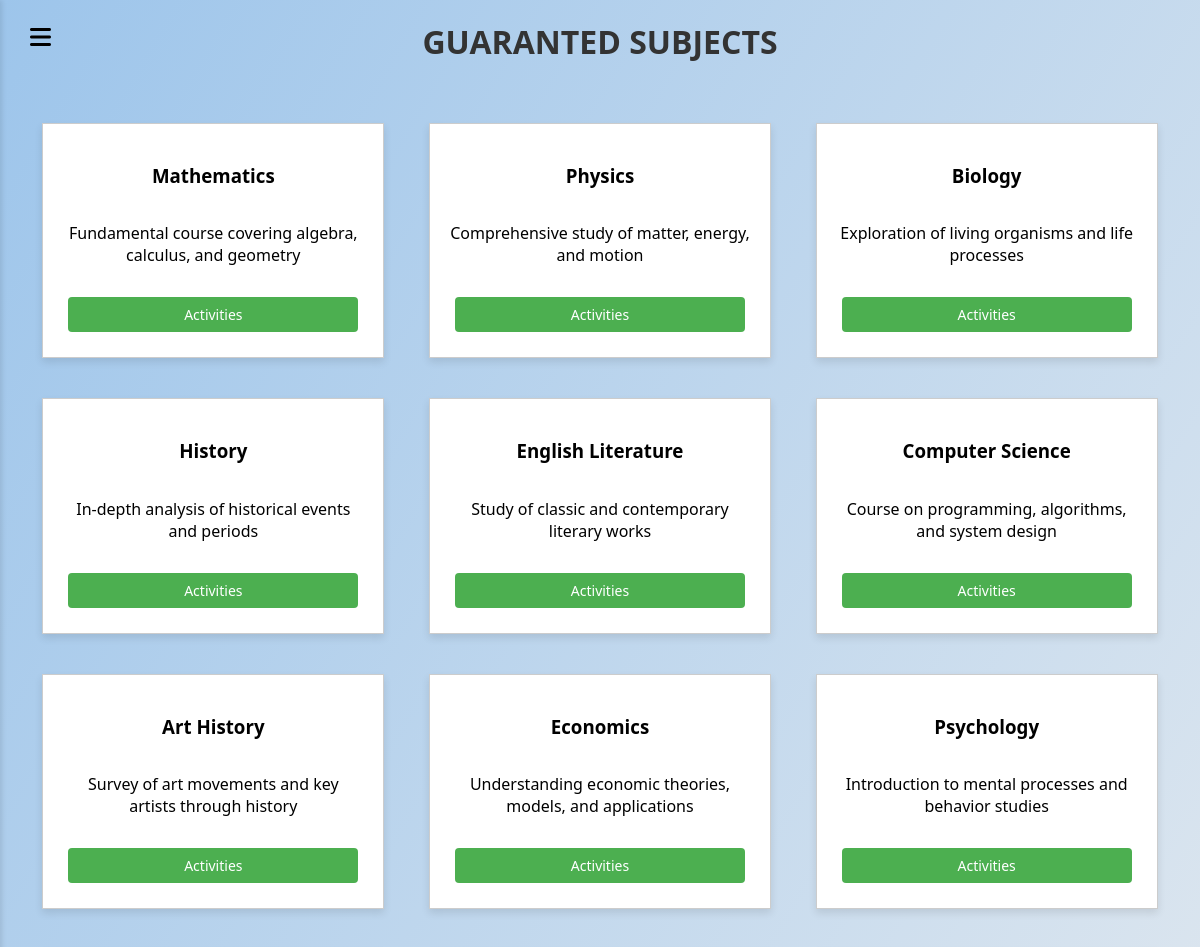
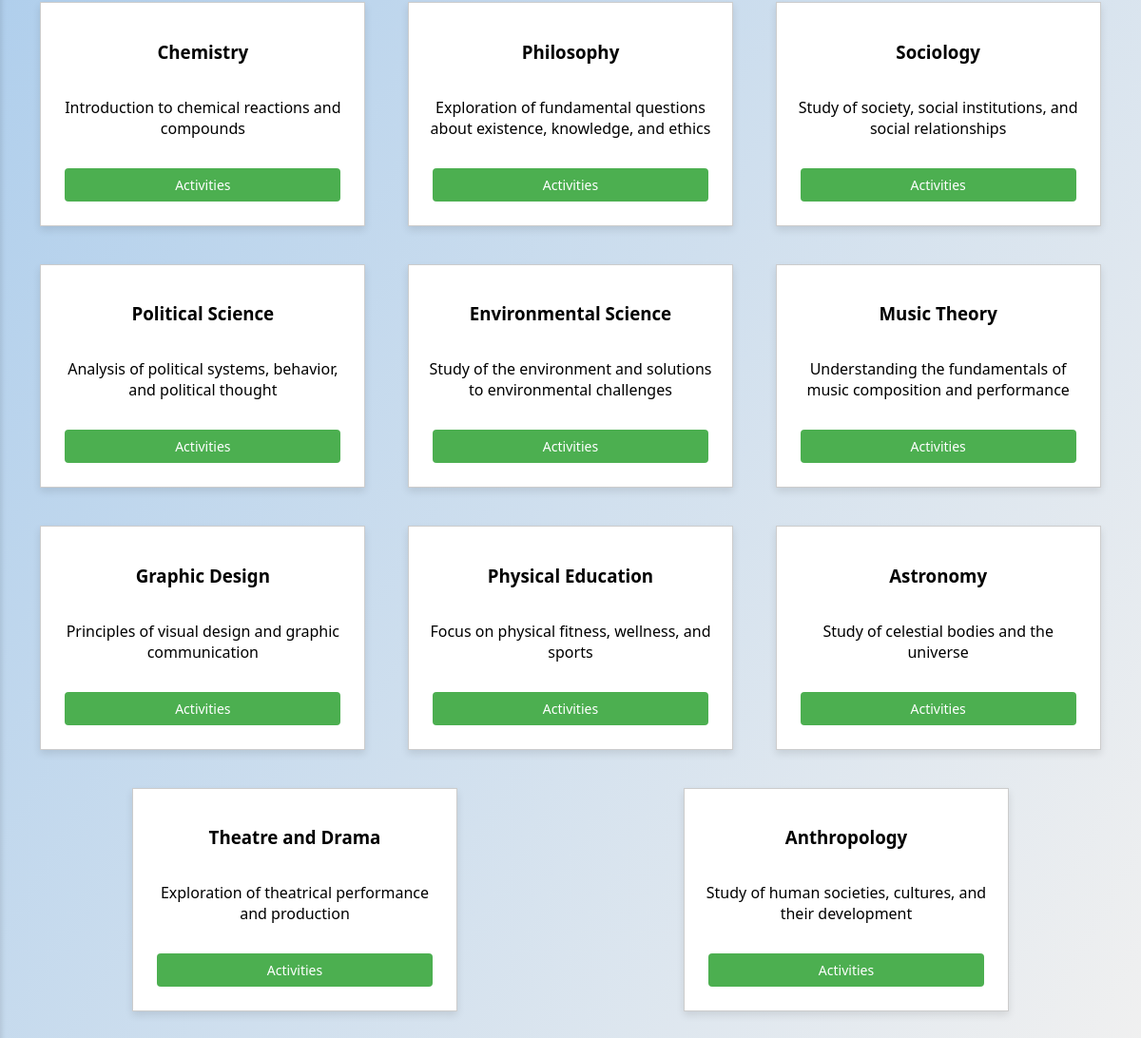
The app's page /Pages/Guarantor/guaranted_sub_page.php (signed in) with its own data (2 pictures, top to bottom).
### tables this page shows
CREATE TABLE SUBJECTS (
     
    subject_ID INT AUTO_INCREMENT NOT NULL PRIMARY KEY,
     
    guarantor_ID INT REFERENCES USERS(user_ID),
     
    title VARCHAR(50) NOT NULL,
    abbervation VARCHAR(4) NOT NULL UNIQUE,
    credits INT NOT NULL,
    subj_description VARCHAR(500)
);

### Pages/Guarantor/guaranted_sub_page.php (the view, shortened to what this page needs)
<?php
require '../../Database/db_connect.php';
if($_SESSION['user_role'] == 'Guarantor'){
    $stmt = $pdo->prepare("SELECT username, title, subj_description, subject_ID FROM SUBJECTS AS s JOIN USERS AS u ON s.guarantor_ID = u.user_ID WHERE username = ?");
    $stmt->execute([$_SESSION['username']]);
}
else{
    $stmt = $pdo->prepare("SELECT title, subj_description, subject_ID FROM SUBJECTS");
    $stmt->execute();
}
$subs = $stmt->fetchAll(PDO::FETCH_ASSOC);
?>
<!DOCTYPE html>
<html lang="en">
<head>
    <link rel="stylesheet" href="../../Styles/style.css">
    <link rel="stylesheet" href="../../Styles/guarant_style.css">
    <link rel="stylesheet" href="../../Styles/anotations_style.css">
    <link rel="stylesheet" href="../../Styles/sidebar_style.css">
    <link rel="stylesheet" href="https://cdnjs.cloudflare.com/ajax/libs/font-awesome/6.0.0-beta3/css/all.min.css">
    <link rel="stylesheet" href="../../Styles/activity_style.css">
</head>
<body>
    <?php if (!isset($_SESSION['loggedin']) || $_SESSION['loggedin'] !== true) : ?>
        <div class="login-button-container">
            <a href="../Pages/login_page.php" class="login-button">Log In</a>
        </div>
    <?php else : ?>
        <div class="sidebar-toggle" onclick="toggleSidebar()">
            <i class="fa-solid fa-bars"></i>
        </div>
    <?php endif; ?>
    <div class="main-container">
        <div class="container">
        <div class="title">Guaranted Subjects</div>
            <div class="sub-container">
                <?php
                foreach ($subs as $row) :
                ?>
                    <div class="sub-window">
                        <h3><?= $row['title'] ?></h3>
                        <p><?= $row['subj_description'] ?></p>
                        <div class="button-container">
                            <a href="activity_page.php?subject_id=<?= $row['subject_ID'] ?>" class="sub-btn">Activities</a>
                        </div>
                    </div>
                <?php
                endforeach;
                ?>
            </div>
        </div>
    </div>
</body>
</html>

### Styles/style.css (style rules this page uses)
.title { text-align: center; font-size: 2em; margin-top: 20px; margin-bottom: 20px; color: #333; font-weight: bold; text-transform: uppercase; }
.main-container { display: flex; height: 100vh; }
.sidebar-toggle { position: absolute; top: 5px; left: 10px; z-index: 1000; cursor: pointer; }
.sidebar-toggle i { font-size: 24px; cursor: pointer; padding: 19.96px; }

### Styles/guarant_style.css (style rules this page uses)
.sub-container { display: flex; flex-wrap: wrap; justify-content: space-around; padding: 20px; }
.sub-window { border: 1px solid #ccc; background-color: #fff; padding: 20px; margin: 20px; width: 300px; box-shadow: 0 4px 8px rgba(0, 0, 0, 0.1); transition: transform 0.3s ease-in-out; text-align: center; display: flex; flex-direction: column; justify-content: space-between; }
.button-container { margin-top: 10px; }
.sub-btn { display: block; padding: 8px 12px; margin: 5px; background-color: #4CAF50; color: #fff; text-align: center; text-decoration: none; font-size: 14px; cursor: pointer; border: none; border-radius: 4px; transition: background-color 0.3s ease-in-out; }
.container { display: flex; flex-direction: column; }

### Styles/anotations_style.css (style rules this page uses)
.title { text-align: center; font-size: 2em; margin-top: 20px; margin-bottom: 20px; color: #333; font-weight: bold; text-transform: uppercase; }

### Styles/sidebar_style.css (style rules this page uses)
.sidebar-toggle i { font-size: 24px; cursor: pointer; padding: 19.96px; }

### Styles/activity_style.css (style rules this page uses)
.main-container { display: flex; height: 100% }
body { font-family: 'Segoe UI', Tahoma, Geneva, Verdana, sans-serif; background: linear-gradient(to bottom right, #9dc5eb, #f0f0f0); margin: 0; padding: 0; display: flex; justify-content: center; align-items: center; height: 100% }

### records on screen
subjects: title "Mathematics", subj_description "Fundamental course covering algebra, calculus, and geometry"
subjects: title "Physics", subj_description "Comprehensive study of matter, energy, and motion"
subjects: title "Biology", subj_description "Exploration of living organisms and life processes"
subjects: title "History", subj_description "In-depth analysis of historical events and periods"
subjects: title "English Literature", subj_description "Study of classic and contemporary literary works"
subjects: title "Computer Science", subj_description "Course on programming, algorithms, and system design"
subjects: title "Art History", subj_description "Survey of art movements and key artists through history"
subjects: title "Economics", subj_description "Understanding economic theories, models, and applications"
subjects: title "Psychology", subj_description "Introduction to mental processes and behavior studies"
subjects: title "Chemistry", subj_description "Introduction to chemical reactions and compounds"
subjects: title "Philosophy", subj_description "Exploration of fundamental questions about existence, knowledge, and ethics"
subjects: title "Sociology", subj_description "Study of society, social institutions, and social relationships"
subjects: title "Political Science", subj_description "Analysis of political systems, behavior, and political thought"
subjects: title "Environmental Science", subj_description "Study of the environment and solutions to environmental challenges"
subjects: title "Music Theory", subj_description "Understanding the fundamentals of music composition and performance"
subjects: title "Graphic Design", subj_description "Principles of visual design and graphic communication"
subjects: title "Physical Education", subj_description "Focus on physical fitness, wellness, and sports"
subjects: title "Astronomy", subj_description "Study of celestial bodies and the universe"
subjects: title "Theatre and Drama", subj_description "Exploration of theatrical performance and production"
subjects: title "Anthropology", subj_description "Study of human societies, cultures, and their development"
